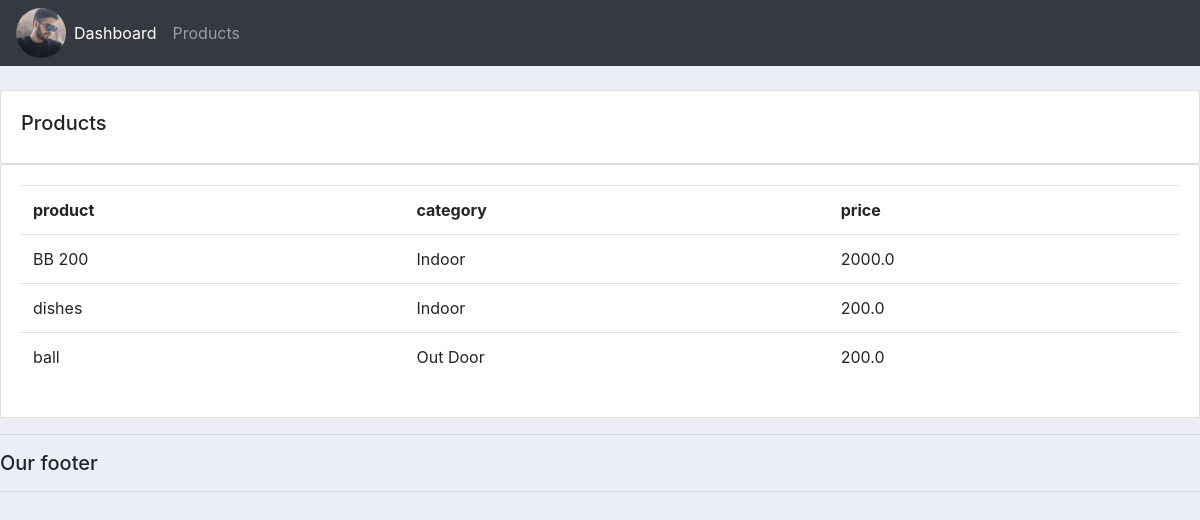
Screenshot of /products/ with the database file from the repository.
### accounts/models.py (models this page shows, shortened)
class Product(models.Model):
    CATEGORY = (
        ('Indoor', "Indoor"),
        ('Out Door', "Out Door"),
    )
    name = models.CharField(max_length=200, null=True)
    price = models.FloatField(null=True)
    category = models.CharField(max_length=200, null=True, choices=CATEGORY)
    description = models.CharField(max_length=200, null=True,blank=True)
    date_created = models.DateTimeField(auto_now_add=True)
    tags = models.ManyToManyField(Tag)

### accounts/views.py (the view)
# urls.py: path('products/', views.products),
def products(request):
    products = Product.objects.all()
    return render(request, 'accounts/products.html', {'products': products})

### accounts/templates/accounts/products.html
{% extends 'accounts/main.html' %}
{% block content %}
    <br>
    <div class="row">
        <div class="col-md">
            <div class="card card-body">
                <h5>Products</h5>
            </div>
            <div class="card card-body">
                <table class="table">
                    <tr>
                        <th>product</th>
                        <th>category</th>
                        <th>price</th>
                    </tr>
                    {% for i in products %}
                        <tr>
                            <td>{{ i.name }}</td>
                            <td>{{ i.category }}</td>
                            <td>{{ i.price }}</td>
                        </tr>
                    {% endfor %}
                </table>
            </div>
        </div>
    </div>
{% endblock %}

### static/css/main.css (style rules this page uses)
body { background-color: #ebeff5; }

### rows the page displays
Product: name "BB 200", category "Indoor", price "2000.0"
Product: name "dishes", category "Indoor", price "200.0"
Product: name "ball", category "Out Door", price "200.0"
